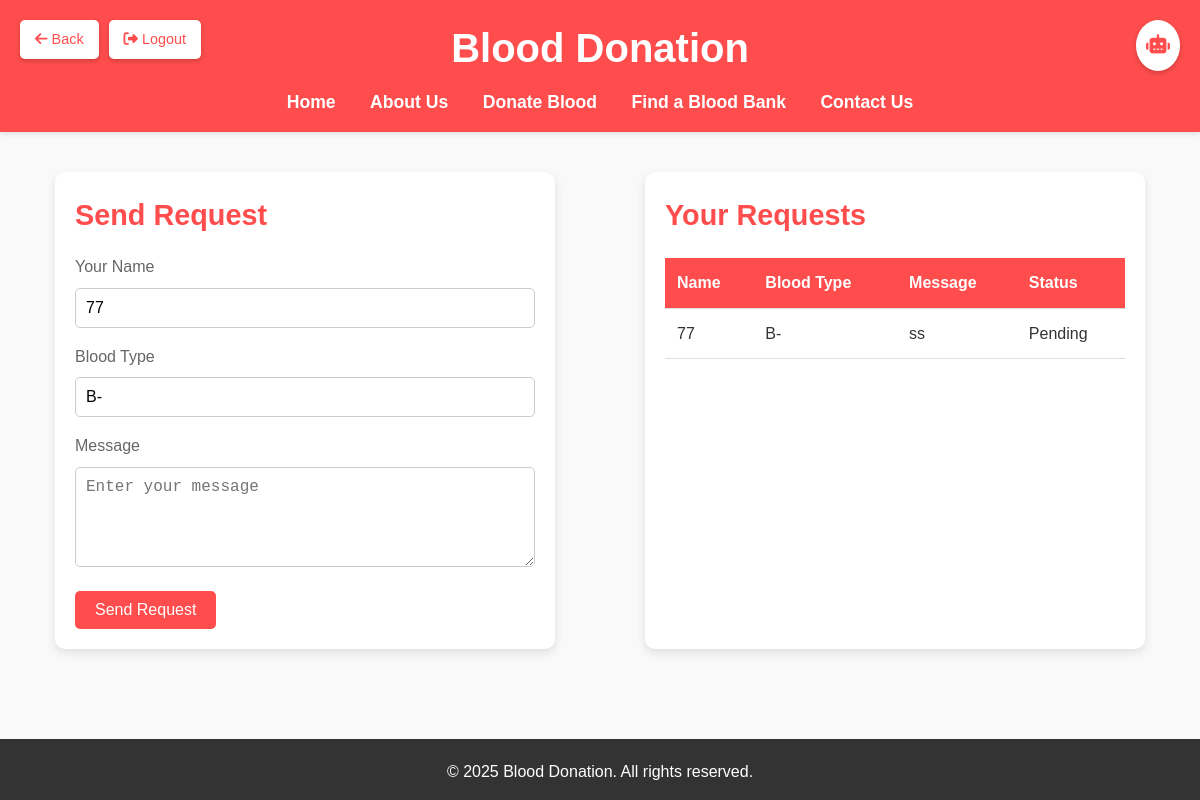
Screenshot of /Doner.php (signed in) with the database file from the repository.
### tables this page shows
CREATE TABLE `donationrequest` (
  `id` int(11) NOT NULL,
  `DonatorName` varchar(250) NOT NULL,
  `BloodType` varchar(250) NOT NULL,
  `RequestDate` date NOT NULL DEFAULT current_timestamp(),
  `Message` varchar(250) NOT NULL,
  `Status` varchar(250) NOT NULL
);

### Doner.php (the view, shortened to what this page needs)
<?php
$servername = "localhost";
$username = "root";
$password = "";
$dbname = "blood";
$requests = [];
$conn = new mysqli($servername, $username, $password, $dbname);
try {
    if (isset($_SESSION['username'])) {
        $currentUser = $conn->real_escape_string($_SESSION['username']);
        $stmt = $conn->prepare("SELECT DonatorName, BloodType, Message, Status FROM DonationRequest WHERE DonatorName = ? ORDER BY id DESC");
        $stmt->bind_param("s", $currentUser);
        $stmt->execute();
        $result = $stmt->get_result();
        $requests = $result->fetch_all(MYSQLI_ASSOC);
    }
} catch (Exception $e) {
    $errorMessage = "Error fetching requests: " . $e->getMessage();
}
?>
<!DOCTYPE html>
<html lang="en">
<head>
<link rel="stylesheet" href="https://cdnjs.cloudflare.com/ajax/libs/font-awesome/6.5.0/css/all.min.css">
</head>
<body>
  <header>
    <div class="action-buttons">
      <a href="home.php" class="back-button"><i class="fas fa-arrow-left"></i> Back</a>
      <?php if (isset($_SESSION['username'])): ?>
        <a href="?logout=1" class="logout-button"><i class="fas fa-sign-out-alt"></i> Logout</a>
      <?php endif; ?>
    </div>
    <h1>Blood Donation</h1>
    <nav>
      <a href="home.php">Home</a>
      <a href="aboutus.php">About Us</a>
      <a href="Blood-level.php">Donate Blood</a>
      <a href="BloodBank.php">Find a Blood Bank</a>
      <a href="contact.php">Contact Us</a>
    </nav>
    <a href="Blood-level.php" class="ai-button" title="AI Assistant">
      <i class="fas fa-robot"></i>
    </a>
  </header>
  <div class="container">
    <div class="donor-request">
      <h2>Send Request</h2>
      <form method="POST" action="<?php echo htmlspecialchars($_SERVER["PHP_SELF"]); ?>">
        <label for="name">Your Name</label>
       <input type="text" id="name" name="name" placeholder="Enter your name" required
value="<?php echo isset($_SESSION['full_name']) ? htmlspecialchars($_SESSION['full_name']) : ''; ?>" readonly>
      <label for="bloodType">Blood Type</label>
<input type="text" id="bloodType" name="bloodType"
    value="<?php echo isset($_SESSION['blood_type']) ? htmlspecialchars($_SESSION['blood_type']) : ''; ?>"
    readonly>
        <label for="message">Message</label>
        <textarea id="message" name="message" placeholder="Enter your message" required></textarea>
        <button type="submit">Send Request</button>
      </form>
    </div>
    <div class="donor-requests">
      <h2>Your Requests</h2>
      <?php if (!empty($requests)): ?>
        <table>
          <thead>
            <tr>
              <th>Name</th>
              <th>Blood Type</th>
              <th>Message</th>
              <th>Status</th>
            </tr>
          </thead>
          <tbody>
            <?php foreach ($requests as $request): ?>
              <tr>
                <td><?php echo htmlspecialchars($request['DonatorName']); ?></td>
                <td><?php echo htmlspecialchars($request['BloodType']); ?></td>
                <td><?php echo htmlspecialchars($request['Message']); ?></td>
                <td><?php echo htmlspecialchars($request['Status']); ?></td>
              </tr>
            <?php endforeach; ?>
          </tbody>
        </table>
      <?php else: ?>
        <p>No donation requests found.</p>
      <?php endif; ?>
    </div>
  </div>
  <footer>
    <p>&copy; 2025 Blood Donation. All rights reserved.</p>
  </footer>
</body>
</html>

### Doner.php (style rules this page uses)
* { margin: 0; padding: 0; box-sizing: border-box; }
body { font-family: 'Arial', sans-serif; line-height: 1.6; color: #333; background: #f9f9f9; }
header { background: #ff4d4d; color: #fff; padding: 1rem 0; text-align: center; box-shadow: 0 2px 5px rgba(0, 0, 0, 0.1); position: relative; }
header h1 { margin-bottom: 0.5rem; font-size: 2.5rem; }
nav a { color: #fff; text-decoration: none; margin: 0 15px; font-weight: bold; font-size: 1.1rem; }
.container { display: flex; justify-content: space-around; flex-wrap: wrap; padding: 40px 20px; gap: 20px; }
.donor-request, .donor-requests { background: #fff; padding: 20px; border-radius: 10px; box-shadow: 0 4px 10px rgba(0, 0, 0, 0.1); width: 100%; max-width: 500px; }
h2 { font-size: 1.8rem; margin-bottom: 1rem; color: #ff4d4d; }
label { display: block; font-size: 1rem; margin-bottom: 0.5rem; color: #666; }
input, textarea, select { width: 100%; padding: 10px; margin-bottom: 1rem; border: 1px solid #ccc; border-radius: 5px; font-size: 1rem; }
textarea { height: 100px; resize: vertical; }
button { background: #ff4d4d; color: #fff; padding: 10px 20px; border: none; border-radius: 5px; font-size: 1rem; cursor: pointer; transition: background 0.3s ease; }
table { width: 100%; border-collapse: collapse; margin-top: 20px; }
th, td { padding: 12px; text-align: left; border-bottom: 1px solid #ddd; }
th { background: #ff4d4d; color: #fff; }
footer { background: #333; color: #fff; text-align: center; padding: 20px 0; margin-top: 50px; }
.ai-button { position: absolute; top: 20px; right: 20px; background-color: #fff; color: #ff4d4d; border: none; border-radius: 50%; padding: 10px; font-size: 1.2rem; box-shadow: 0 2px 5px rgba(0, 0, 0, 0.2); text-decoration: none; transition: background-color 0.3s; }
.action-buttons { position: absolute; top: 20px; left: 20px; display: flex; gap: 10px; }
.back-button, .logout-button { background-color: #fff; color: #ff4d4d; border: none; border-radius: 5px; padding: 8px 15px; font-size: 0.9rem; box-shadow: 0 2px 5px rgba(0, 0, 0, 0.2); text-decoration: none; transition: background-color 0.3s; cursor: pointer; }

### rows the page displays
donationrequest: DonatorName "77", BloodType "B-", Message "ss", Status "Pending"
